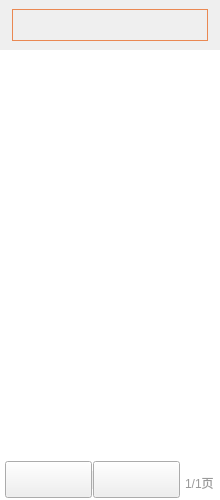
<?xml version="1.0" encoding="UTF-8"?>
<ui version="4.0">
 <class>ReceiveProviderWidget</class>
 <widget class="QWidget" name="ReceiveProviderWidget">
  <property name="geometry">
   <rect>
    <x>0</x>
    <y>0</y>
    <width>220</width>
    <height>500</height>
   </rect>
  </property>
  <property name="windowTitle">
   <string>Form</string>
  </property>
  <layout class="QVBoxLayout" name="verticalLayout">
   <property name="spacing">
    <number>0</number>
   </property>
   <property name="leftMargin">
    <number>0</number>
   </property>
   <property name="topMargin">
    <number>0</number>
   </property>
   <property name="rightMargin">
    <number>0</number>
   </property>
   <property name="bottomMargin">
    <number>0</number>
   </property>
   <item>
    <widget class="QWidget" name="topWidget" native="true">
     <property name="minimumSize">
      <size>
       <width>0</width>
       <height>50</height>
      </size>
     </property>
     <property name="maximumSize">
      <size>
       <width>16777215</width>
       <height>50</height>
      </size>
     </property>
     <property name="styleSheet">
      <string notr="true"/>
     </property>
     <layout class="QHBoxLayout" name="horizontalLayout_2">
      <property name="leftMargin">
       <number>12</number>
      </property>
      <property name="rightMargin">
       <number>12</number>
      </property>
      <item>
       <widget class="SearchEdit" name="searchEdit" native="true">
        <property name="styleSheet">
         <string notr="true">border: 1px solid #ea8852;</string>
        </property>
       </widget>
      </item>
     </layout>
    </widget>
   </item>
   <item>
    <widget class="ReceiveProviderListView" name="listView">
     <property name="styleSheet">
      <string notr="true">QListView{
border:none;
}</string>
     </property>
    </widget>
   </item>
   <item>
    <widget class="QWidget" name="bottomWidget" native="true">
     <property name="minimumSize">
      <size>
       <width>0</width>
       <height>40</height>
      </size>
     </property>
     <property name="maximumSize">
      <size>
       <width>16777215</width>
       <height>40</height>
      </size>
     </property>
     <property name="styleSheet">
      <string notr="true">QWidget#bottomWidget{
	background-color:#ffffff;
}</string>
     </property>
     <layout class="QHBoxLayout" name="horizontalLayout_3">
      <property name="spacing">
       <number>0</number>
      </property>
      <property name="leftMargin">
       <number>5</number>
      </property>
      <property name="topMargin">
       <number>0</number>
      </property>
      <property name="rightMargin">
       <number>0</number>
      </property>
      <property name="bottomMargin">
       <number>0</number>
      </property>
      <item>
       <widget class="QWidget" name="widget_4" native="true">
        <layout class="QHBoxLayout" name="horizontalLayout_4">
         <property name="spacing">
          <number>0</number>
         </property>
         <property name="leftMargin">
          <number>0</number>
         </property>
         <property name="topMargin">
          <number>0</number>
         </property>
         <property name="rightMargin">
          <number>0</number>
         </property>
         <property name="bottomMargin">
          <number>0</number>
         </property>
         <item>
          <widget class="QPushButton" name="lastPageButton">
           <property name="minimumSize">
            <size>
             <width>87</width>
             <height>37</height>
            </size>
           </property>
           <property name="maximumSize">
            <size>
             <width>87</width>
             <height>37</height>
            </size>
           </property>
           <property name="styleSheet">
            <string notr="true">QPushButton
{
	border-image: url(:/saleImage/btn-up-nomal.png);
}

QPushButton:pressed
{
	border-image: url(:/saleImage/btn-up-pess.png);
}

QPushButton:disabled
{
border-image: url(:/saleImage/btn-up-disable.png);
}</string>
           </property>
           <property name="text">
            <string/>
           </property>
          </widget>
         </item>
         <item>
          <widget class="QWidget" name="widget_3" native="true">
           <property name="minimumSize">
            <size>
             <width>1</width>
             <height>18</height>
            </size>
           </property>
           <property name="maximumSize">
            <size>
             <width>1</width>
             <height>18</height>
            </size>
           </property>
           <property name="styleSheet">
            <string notr="true">border: 1px solid #ededed;</string>
           </property>
          </widget>
         </item>
         <item>
          <widget class="QPushButton" name="nextPageButton">
           <property name="minimumSize">
            <size>
             <width>87</width>
             <height>37</height>
            </size>
           </property>
           <property name="maximumSize">
            <size>
             <width>87</width>
             <height>37</height>
            </size>
           </property>
           <property name="styleSheet">
            <string notr="true">QPushButton{
	border-image: url(:/saleImage/btn-down-nomal.png);
}

QPushButton:pressed{
	border-image: url(:/saleImage/btn-down-pess.png);
}

QPushButton:disabled{
	border-image: url(:/saleImage/btn-down-disabled.png);
}</string>
           </property>
           <property name="text">
            <string/>
           </property>
          </widget>
         </item>
        </layout>
       </widget>
      </item>
      <item>
       <spacer name="horizontalSpacer">
        <property name="orientation">
         <enum>Qt::Horizontal</enum>
        </property>
        <property name="sizeHint" stdset="0">
         <size>
          <width>40</width>
          <height>20</height>
         </size>
        </property>
       </spacer>
      </item>
      <item>
       <widget class="QLabel" name="pageLabel">
        <property name="styleSheet">
         <string notr="true">font-size:12px;
color:#999999;
font-family:&quot;微软雅黑&quot;;
padding-top:6px;</string>
        </property>
        <property name="text">
         <string>1/1页</string>
        </property>
       </widget>
      </item>
      <item>
       <spacer name="horizontalSpacer_3">
        <property name="orientation">
         <enum>Qt::Horizontal</enum>
        </property>
        <property name="sizeHint" stdset="0">
         <size>
          <width>40</width>
          <height>20</height>
         </size>
        </property>
       </spacer>
      </item>
     </layout>
    </widget>
   </item>
  </layout>
 </widget>
 <customwidgets>
  <customwidget>
   <class>SearchEdit</class>
   <extends>QWidget</extends>
   <header>SearchEdit.h</header>
   <container>1</container>
  </customwidget>
  <customwidget>
   <class>ReceiveProviderListView</class>
   <extends>QListView</extends>
   <header>ReceiveProviderListView.h</header>
  </customwidget>
 </customwidgets>
 <resources/>
 <connections/>
</ui>
